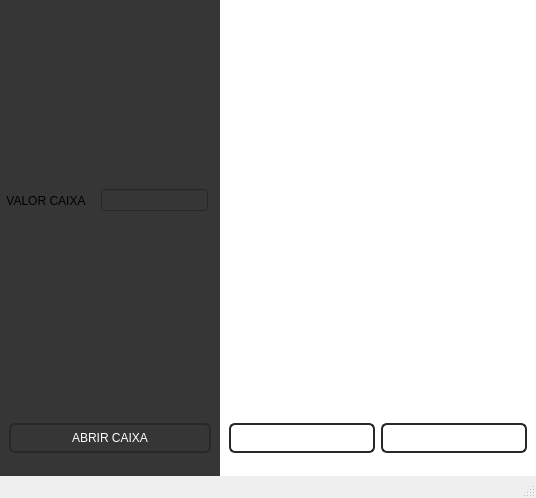
<?xml version="1.0" encoding="UTF-8"?>
<ui version="4.0">
 <class>CAIXA</class>
 <widget class="QMainWindow" name="CAIXA">
  <property name="windowModality">
   <enum>Qt::WindowModality::ApplicationModal</enum>
  </property>
  <property name="geometry">
   <rect>
    <x>0</x>
    <y>0</y>
    <width>536</width>
    <height>498</height>
   </rect>
  </property>
  <property name="minimumSize">
   <size>
    <width>536</width>
    <height>498</height>
   </size>
  </property>
  <property name="maximumSize">
   <size>
    <width>536</width>
    <height>498</height>
   </size>
  </property>
  <property name="windowTitle">
   <string>CAIXA</string>
  </property>
  <widget class="QWidget" name="centralwidget">
   <layout class="QVBoxLayout" name="verticalLayout">
    <property name="spacing">
     <number>0</number>
    </property>
    <property name="leftMargin">
     <number>0</number>
    </property>
    <property name="topMargin">
     <number>0</number>
    </property>
    <property name="rightMargin">
     <number>0</number>
    </property>
    <property name="bottomMargin">
     <number>0</number>
    </property>
    <item>
     <widget class="QWidget" name="widget" native="true">
      <property name="styleSheet">
       <string notr="true"/>
      </property>
      <layout class="QHBoxLayout" name="horizontalLayout">
       <property name="spacing">
        <number>0</number>
       </property>
       <property name="leftMargin">
        <number>0</number>
       </property>
       <property name="topMargin">
        <number>0</number>
       </property>
       <property name="rightMargin">
        <number>0</number>
       </property>
       <property name="bottomMargin">
        <number>0</number>
       </property>
       <item>
        <widget class="QWidget" name="widget_2" native="true">
         <property name="maximumSize">
          <size>
           <width>220</width>
           <height>16777215</height>
          </size>
         </property>
         <property name="styleSheet">
          <string notr="true">background-color: rgb(54, 54, 54);
</string>
         </property>
         <layout class="QVBoxLayout" name="verticalLayout_3">
          <property name="spacing">
           <number>0</number>
          </property>
          <property name="leftMargin">
           <number>0</number>
          </property>
          <property name="topMargin">
           <number>0</number>
          </property>
          <property name="rightMargin">
           <number>0</number>
          </property>
          <property name="bottomMargin">
           <number>0</number>
          </property>
          <item>
           <widget class="QWidget" name="widget_7" native="true">
            <layout class="QHBoxLayout" name="horizontalLayout_3">
             <property name="spacing">
              <number>0</number>
             </property>
             <property name="leftMargin">
              <number>0</number>
             </property>
             <property name="topMargin">
              <number>0</number>
             </property>
             <property name="rightMargin">
              <number>0</number>
             </property>
             <property name="bottomMargin">
              <number>0</number>
             </property>
             <item>
              <widget class="QWidget" name="widget_8" native="true">
               <property name="minimumSize">
                <size>
                 <width>90</width>
                 <height>0</height>
                </size>
               </property>
               <property name="maximumSize">
                <size>
                 <width>90</width>
                 <height>16777215</height>
                </size>
               </property>
               <layout class="QVBoxLayout" name="verticalLayout_5">
                <property name="spacing">
                 <number>0</number>
                </property>
                <property name="leftMargin">
                 <number>0</number>
                </property>
                <property name="topMargin">
                 <number>0</number>
                </property>
                <property name="rightMargin">
                 <number>0</number>
                </property>
                <property name="bottomMargin">
                 <number>0</number>
                </property>
                <item>
                 <widget class="QLabel" name="label">
                  <property name="minimumSize">
                   <size>
                    <width>90</width>
                    <height>0</height>
                   </size>
                  </property>
                  <property name="maximumSize">
                   <size>
                    <width>90</width>
                    <height>16777215</height>
                   </size>
                  </property>
                  <property name="text">
                   <string>VALOR CAIXA</string>
                  </property>
                  <property name="alignment">
                   <set>Qt::AlignmentFlag::AlignCenter</set>
                  </property>
                 </widget>
                </item>
               </layout>
              </widget>
             </item>
             <item>
              <widget class="QWidget" name="widget_9" native="true">
               <property name="minimumSize">
                <size>
                 <width>125</width>
                 <height>0</height>
                </size>
               </property>
               <property name="maximumSize">
                <size>
                 <width>100</width>
                 <height>16777215</height>
                </size>
               </property>
               <layout class="QVBoxLayout" name="verticalLayout_4">
                <item>
                 <widget class="QLineEdit" name="ValorCaixa">
                  <property name="alignment">
                   <set>Qt::AlignmentFlag::AlignRight|Qt::AlignmentFlag::AlignTrailing|Qt::AlignmentFlag::AlignVCenter</set>
                  </property>
                 </widget>
                </item>
               </layout>
              </widget>
             </item>
            </layout>
           </widget>
          </item>
          <item>
           <widget class="QWidget" name="widget_6" native="true">
            <property name="maximumSize">
             <size>
              <width>16777215</width>
              <height>75</height>
             </size>
            </property>
            <property name="styleSheet">
             <string notr="true">QPushButton {
    background: qlineargradient(
        spread:pad,
        x1:0, y1:0,
        x2:1, y2:0,
        stop:0 #393939,
        stop:1 #7d7d7d
    );
    color: white;
    border: 2px solid #282828;
    border-radius: 6px;
    padding: 6px 12px;
}

QPushButton::hover{
    background: qlineargradient(
        spread:pad,
        x1:0, y1:0,
        x2:1, y2:0,
        stop:0 #7d7d7d,
        stop:1 #393939
    );
}</string>
            </property>
            <layout class="QHBoxLayout" name="horizontalLayout_2" stretch="0">
             <property name="spacing">
              <number>9</number>
             </property>
             <property name="leftMargin">
              <number>9</number>
             </property>
             <property name="topMargin">
              <number>9</number>
             </property>
             <property name="rightMargin">
              <number>9</number>
             </property>
             <property name="bottomMargin">
              <number>9</number>
             </property>
             <item>
              <widget class="QPushButton" name="open_caixa">
               <property name="styleSheet">
                <string notr="true"/>
               </property>
               <property name="text">
                <string>ABRIR CAIXA</string>
               </property>
              </widget>
             </item>
            </layout>
           </widget>
          </item>
         </layout>
        </widget>
       </item>
       <item>
        <widget class="QWidget" name="widget_3" native="true">
         <property name="styleSheet">
          <string notr="true">QWidget{
	background-color: rgb(255, 255, 255);
}

QPushButton {
    background: qlineargradient(
        spread:pad,
        x1:0, y1:0,
        x2:1, y2:0,
        stop:0 #ff7e5f,
        stop:1 #feb47b
    );
    color: white;
    border: 2px solid #d35400;
    border-radius: 6px;
    padding: 6px 12px;
}</string>
         </property>
         <layout class="QVBoxLayout" name="verticalLayout_2">
          <property name="spacing">
           <number>0</number>
          </property>
          <property name="leftMargin">
           <number>0</number>
          </property>
          <property name="topMargin">
           <number>0</number>
          </property>
          <property name="rightMargin">
           <number>0</number>
          </property>
          <property name="bottomMargin">
           <number>0</number>
          </property>
          <item>
           <widget class="QWidget" name="widget_4" native="true">
            <property name="minimumSize">
             <size>
              <width>0</width>
              <height>400</height>
             </size>
            </property>
            <property name="maximumSize">
             <size>
              <width>16777215</width>
              <height>720</height>
             </size>
            </property>
            <property name="layoutDirection">
             <enum>Qt::LayoutDirection::LeftToRight</enum>
            </property>
            <property name="styleSheet">
             <string notr="true"/>
            </property>
            <layout class="QVBoxLayout" name="verticalLayout_6" stretch="0,0">
             <property name="spacing">
              <number>0</number>
             </property>
             <property name="leftMargin">
              <number>0</number>
             </property>
             <property name="topMargin">
              <number>0</number>
             </property>
             <property name="rightMargin">
              <number>0</number>
             </property>
             <property name="bottomMargin">
              <number>0</number>
             </property>
             <item>
              <widget class="QLabel" name="StatusCaixa">
               <property name="maximumSize">
                <size>
                 <width>16777215</width>
                 <height>75</height>
                </size>
               </property>
               <property name="styleSheet">
                <string notr="true"/>
               </property>
               <property name="text">
                <string/>
               </property>
               <property name="alignment">
                <set>Qt::AlignmentFlag::AlignCenter</set>
               </property>
              </widget>
             </item>
             <item>
              <widget class="QWidget" name="widget_10" native="true">
               <property name="styleSheet">
                <string notr="true"/>
               </property>
              </widget>
             </item>
            </layout>
           </widget>
          </item>
          <item>
           <widget class="QWidget" name="widget_5" native="true">
            <property name="styleSheet">
             <string notr="true">QPushButton {
    background: qlineargradient(
        spread:pad,
        x1:0, y1:0,
        x2:1, y2:0,
        stop:0 #393939,
        stop:1 #7d7d7d
    );
    color: white;
    border: 2px solid #282828;
    border-radius: 6px;
    padding: 6px 12px;
}

QPushButton:hover{
    background: qlineargradient(
        spread:pad,
        x1:0, y1:0,
        x2:1, y2:0,
        stop:0 #7d7d7d,
        stop:1 #393939
    );
}</string>
            </property>
            <layout class="QHBoxLayout" name="horizontalLayout_4">
             <item>
              <widget class="QPushButton" name="pushButton_2">
               <property name="text">
                <string>IMPRIMIR CAIXA</string>
               </property>
              </widget>
             </item>
             <item>
              <widget class="QPushButton" name="CloseCaixa">
               <property name="text">
                <string>FECHAR CAIXA</string>
               </property>
              </widget>
             </item>
            </layout>
           </widget>
          </item>
         </layout>
        </widget>
       </item>
      </layout>
     </widget>
    </item>
   </layout>
  </widget>
  <widget class="QStatusBar" name="statusbar"/>
 </widget>
 <resources/>
 <connections/>
</ui>
